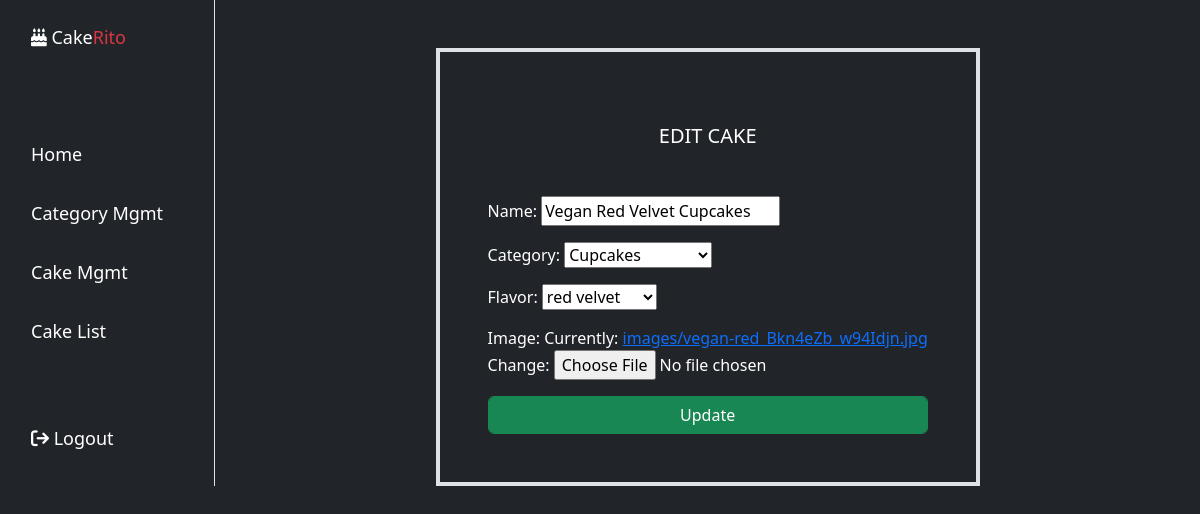
Screenshot of /cake/5/edit/ (signed in) with the database file from the repository.
### delight/models.py (models this page shows, shortened)
class cakes(models.Model):
    name=models.CharField(max_length=200)
    category=models.ForeignKey(Category,null=True,on_delete=models.SET_NULL)
    options=(
        ("chocolate","chocolate"),
        ("vanilla","vanilla"),
        ("pistachio","pistachio"),
        ("tropical rum","tropical rum"),
        ("pineapple","pineapple"),
        ("red velvet","red velvet") ,
        ("strawberry","strawberry"),
    )
    flavor=models.CharField(max_length=200,choices=options,default="chocolate")
    image=models.ImageField(upload_to="images")

class Category(models.Model):
    name=models.CharField(max_length=200,unique=True)
    is_active=models.BooleanField(default=True)
    def __str__(self):
        return self.name

### delight/views.py (the view, shortened to what this page needs)
# urls.py: path("cake/<int:pk>/edit/",CakeUpdateView.as_view(),name="cake-edit"),
@method_decorator(decs,name="dispatch")
class CakeUpdateView(UpdateView):
    template_name="delight/cake_edit.html"
    model=cakes
    form_class=CakeAddForm
    success_url=reverse_lazy("cake-list")

### delight/forms.py
class CakeAddForm(forms.ModelForm):
    class Meta:
        model=cakes
        fields="__all__"

### delight/views.py (called while the page is built)
def signin_required(fn):
    def wrapper(request,*args,**kwargs):
        if not request.user.is_authenticated:
            messages.error(request,"invalid session !")
            return redirect("signin")
        else:
            return fn(request,*args,**kwargs)
    return wrapper

def is_admin(fn):
    def wrapper(request,*args,**kwargs):
        if not request.user.is_superuser:
            messages.error(request,"permission denied for current user !")
            return redirect("signin")
        else:
             return fn(request,*args,**kwargs)
    return wrapper

### delight/templates/delight/cake_edit.html (shortened to what this page needs)
{%extends "delight/base.html"%}
{%block body_block%}
<div class="container d-flex flex-column align-items-center mt-5 ">
   <div class="border border-4 border-shadow p-5">
    <h5 class="text-center mt-4 mb-5 ">EDIT CAKE</h5>
    <form action="" method="post" enctype="multipart/form-data">
        {{form.as_p}}
        <input type="submit" value="Update" class="btn btn-success form-control">
    </form>
   </div>
</div>
{%endblock%}

### rows the page displays
cakes: name "Vegan Red Velvet Cupcakes", category "Cupcakes", flavor "red velvet"
